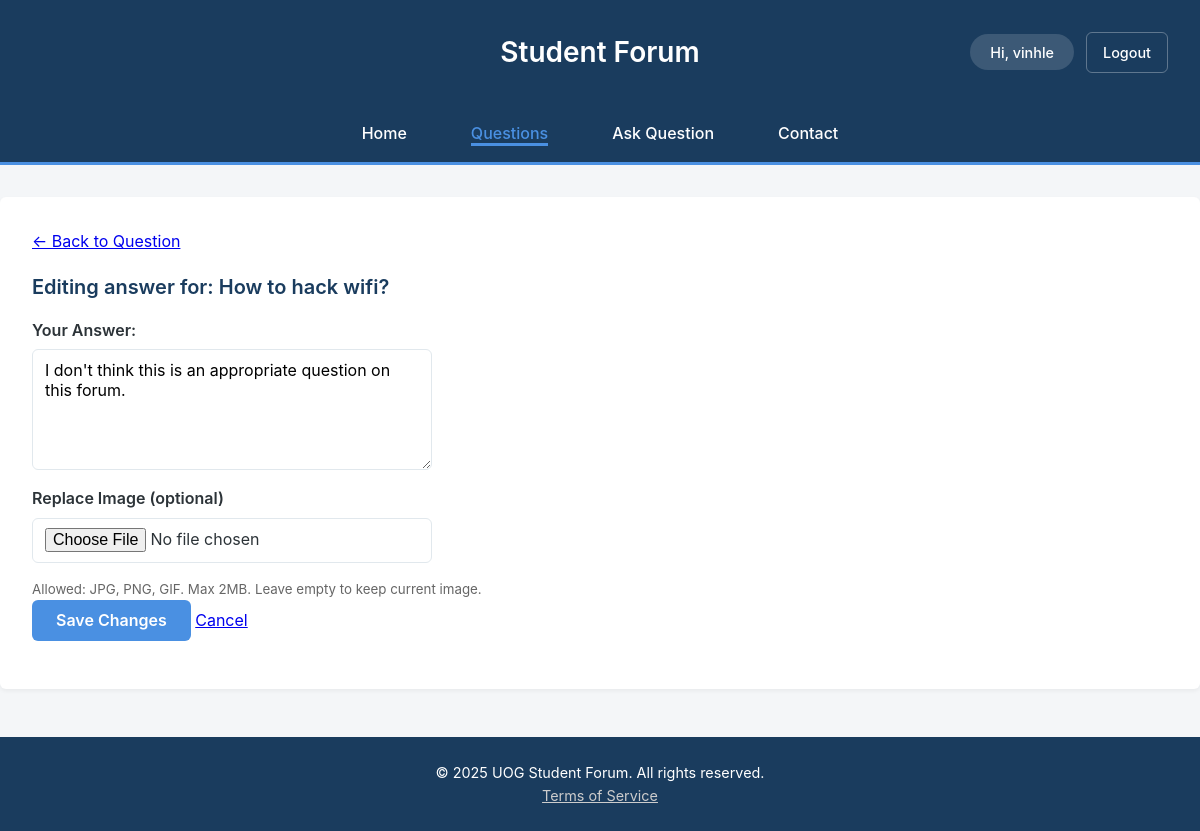
The app's page /editanswer.php?id=33 (signed in) with its own data.
### tables this page shows
CREATE TABLE `question` (
  `question_id` int(11) NOT NULL,
  `title` varchar(255) NOT NULL,
  `content` text NOT NULL,
  `image` varchar(255) DEFAULT NULL,
  `view_count` int(11) NOT NULL DEFAULT 0,
  `status` varchar(50) NOT NULL DEFAULT 'active',
  `created_at` timestamp NOT NULL DEFAULT current_timestamp(),
  `user_id` int(11) DEFAULT NULL,
  `module_id` int(11) NOT NULL,
  `updated_at` timestamp NOT NULL DEFAULT current_timestamp() ON UPDATE current_timestamp()
);

CREATE TABLE `answer` (
  `answer_id` int(11) NOT NULL,
  `content` text NOT NULL,
  `is_accepted` tinyint(1) NOT NULL DEFAULT 0,
  `image` varchar(255) DEFAULT NULL,
  `status` varchar(50) NOT NULL DEFAULT 'active',
  `created_at` timestamp NOT NULL DEFAULT current_timestamp(),
  `user_id` int(11) DEFAULT NULL,
  `question_id` int(11) NOT NULL
);

### editanswer.php (called while the page is built, shortened)
<?php
include INCLUDES_PATH . 'DatabaseConnection.php';
include FUNCTIONS_PATH . 'DatabaseFunctions.php';
include FUNCTIONS_PATH . 'AnswerDbFunctions.php';
include FUNCTIONS_PATH . 'QuestionDbFunctions.php';
$answer_id = (int) ($_GET['id'] ?? 0);
$answer = getAnswer($pdo, $answer_id);
$question = getQuestion($pdo, $answer['question_id']);
$content = $answer['content'];
include PUBLIC_TEMPLATES . 'editanswer.html.php';
include PUBLIC_TEMPLATES . 'layout.html.php';

### includes/functions/DatabaseFunctions.php (called while the page is built, shortened)
<?php
function query($pdo, $sql, $parameters = []) {
    $query = $pdo->prepare($sql);
    $query->execute($parameters);
    return $query;
}
function getById($pdo, $table, $id) {
    $table_ids = [
        'question' => 'question_id',
        'user_account' => 'user_id',
        'module' => 'module_id',
        'message' => 'message_id',
        'answer' => 'answer_id'
    ];
    $table_id = $table_ids[$table];
    $sql = "SELECT * FROM {$table} WHERE {$table_id} = :id";
    $parameters = [':id' => $id];
    $query = query($pdo, $sql, $parameters);
    return $query->fetch();
}

### includes/functions/AnswerDbFunctions.php (called while the page is built, shortened)
<?php
function getAnswer($pdo, $answer_id) {
    return getById($pdo, 'answer', $answer_id);
}

### includes/functions/QuestionDbFunctions.php (called while the page is built, shortened)
<?php
function getQuestion($pdo, $question_id) {
    return getById($pdo, 'question', $question_id);
}

### templates/public/editanswer.html.php (the view, shortened to what this page needs)
<p><a href="questiondetail.php?id=<?= $question['question_id'] ?>" class="btn-secondary">&larr; Back to Question</a></p>
<h3>Editing answer for: <?= htmlspecialchars($question['title'], ENT_QUOTES, 'UTF-8') ?></h3>
<form action="editanswer.php?id=<?= $answer['answer_id'] ?>" method="post" enctype="multipart/form-data">
    <label for="content">Your Answer:</label>
    <textarea id="content" name="content" rows="5" cols="60" required><?=htmlspecialchars($content ?? '', ENT_QUOTES, 'UTF-8')?></textarea>
    <label for="image">Replace Image (optional)</label>
    <input type="file" id="image" name="image" accept="image/*">
    <small style="display: block; margin-top: 0.25rem; color: #666;">Allowed: JPG, PNG, GIF. Max 2MB. Leave empty to keep current image.</small>
    <div class="form-actions">
        <input type="submit" value="Save Changes" class="btn-primary">
        <a href="questiondetail.php?id=<?= $question['question_id'] ?>" class="btn-secondary">Cancel</a>
    </div>
</form>

### templates/css/questions.css (style rules this page uses)
:root { --primary-brand: #1A3C5E; --accent-blue: #4A90E2; --page-bg: #F4F6F8; --content-bg: #FFFFFF; --text-primary: #2C3338; --text-secondary: #5A6C7D; --font-stack: -apple-system, BlinkMacSystemFont, "Segoe UI", Roboto, "Helvetica Neue", Arial, sans-serif; --line-height-base: 1.6; --shadow-subtle: 0 2px 4px rgba(0, 0, 0, 0.05); --shadow-medium: 0 4px 8px rgba(0, 0, 0, 0.1); --border-radius: 6px; --border-color: #E1E8ED; }
* { margin: 0; padding: 0; box-sizing: border-box; }
body { font-family: var(--font-stack); line-height: var(--line-height-base); background-color: var(--page-bg); color: var(--text-primary); }
p { margin-bottom: 1em; }
h1, h2, h3 { color: var(--primary-brand); font-weight: 600; margin-bottom: 0.75em; }
h3 { font-size: 1.25rem; }
form { overflow: auto; clear: both; display: block; }
label { display: block; clear: left; padding: 0; margin: 0 0 0.35rem 0; font-weight: 600; color: var(--text-primary); }
input, select, textarea { display: block; width: 100%; max-width: 400px; margin-bottom: 1em; padding: 0.6rem 0.75rem; border: 1px solid var(--border-color); border-radius: var(--border-radius); font-family: var(--font-stack); font-size: 1rem; transition: border-color 0.2s ease; }
input[type="submit"], button { display: inline-block; width: auto; padding: 0.65rem 1.5rem; background-color: var(--accent-blue); color: white; border: none; border-radius: var(--border-radius); font-weight: 600; cursor: pointer; transition: background-color 0.2s ease; }
.btn-primary { display: inline-block; padding: 0.75rem 1.5rem; background-color: var(--accent-blue); color: white !important; border: none; border-radius: var(--border-radius); font-size: 1rem; font-weight: 600; cursor: pointer; transition: background-color 0.2s ease; text-decoration: none; }

### records on screen
question: title "How to hack wifi?"
answer: content "I don't think this is an appropriate question on this forum."

### other values on screen
$_SESSION['username'] "vinhle"
